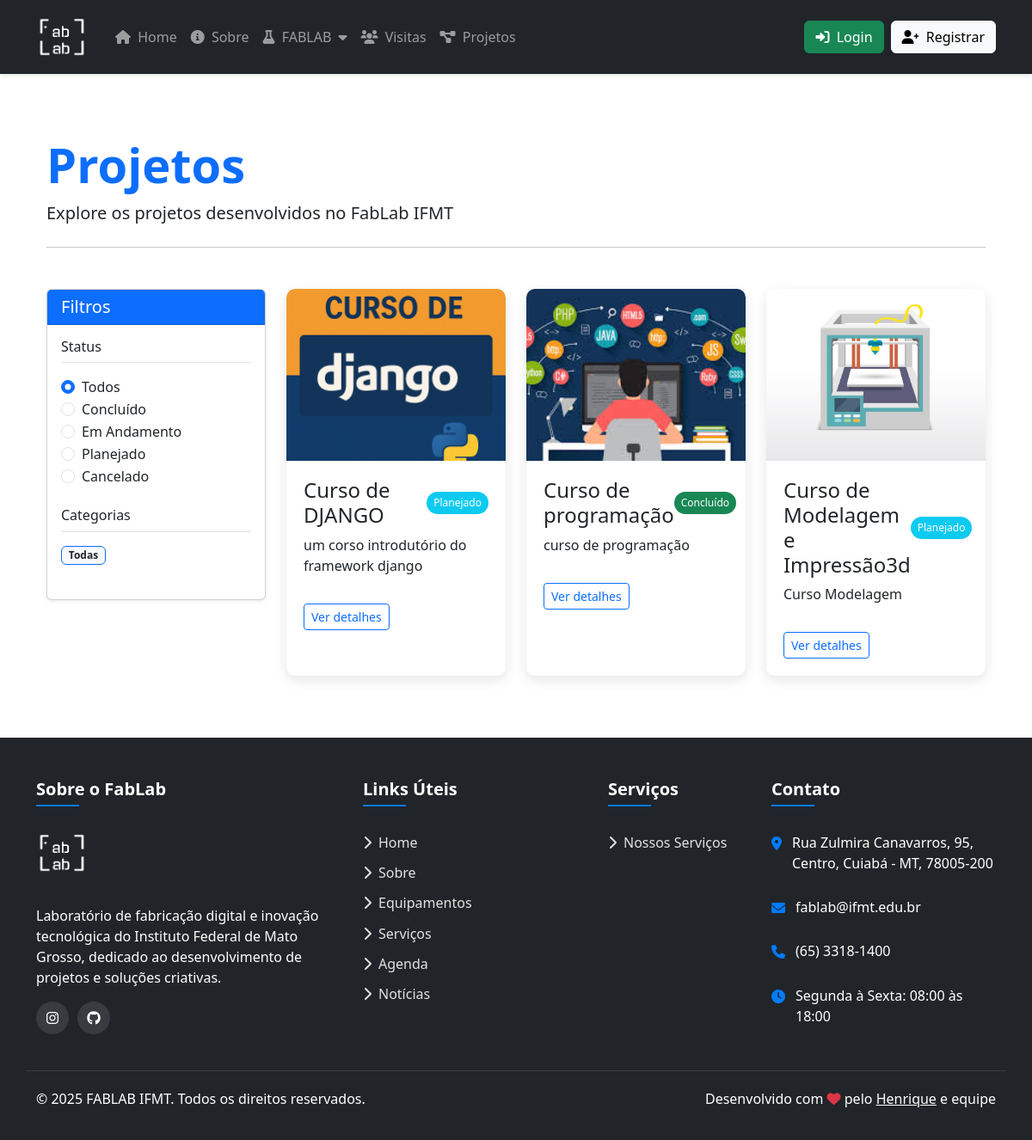
The app's page /projetos/ with its own data.
### projetos/models.py (models this page shows, shortened)
class Projeto(models.Model):
    STATUS_CHOICES = (
        ('concluido', 'Concluído'),
        ('em_andamento', 'Em Andamento'),
        ('planejado', 'Planejado'),
        ('cancelado', 'Cancelado'),
    )
    titulo = models.CharField(max_length=200)
    slug = models.SlugField(max_length=200, unique=True)
    descricao_curta = models.CharField(max_length=250, help_text="Descrição curta para exibição em cards")
    descricao = models.TextField(help_text="Descrição completa do projeto")
    imagem = models.ImageField(upload_to='projetos/', help_text="Imagem principal do projeto")
    data_inicio = models.DateField()
    data_conclusao = models.DateField(null=True, blank=True)
    status = models.CharField(max_length=20, choices=STATUS_CHOICES, default='em_andamento')
    responsavel = models.ForeignKey(User, on_delete=models.SET_NULL, null=True, blank=True, related_name='projetos_responsavel')
    participantes = models.ManyToManyField(User, blank=True, related_name='projetos_participante')
    tags = models.ManyToManyField(ProjetoTag, blank=True, related_name='projetos')
    link_github = models.URLField(blank=True, null=True, help_text="Link para repositório no GitHub")
    link_video = models.URLField(blank=True, null=True, help_text="Link para vídeo do projeto")
    link_documentacao = models.URLField(blank=True, null=True, help_text="Link para documentação")
    mostrar_na_home = models.BooleanField(default=False, help_text="Se marcado, o projeto será exibido na página inicial")
    publicado = models.BooleanField(default=True, help_text="Se marcado, o projeto estará visível no site")
    destaque = models.BooleanField(default=False, help_text="Se marcado, receberá destaque visual")
    data_criacao = models.DateTimeField(auto_now_add=True)
    data_atualizacao = models.DateTimeField(auto_now=True)
    class Meta:
        verbose_name = 'Projeto'
        verbose_name_plural = 'Projetos'
        ordering = ['-data_criacao']

### projetos/views.py (the view)
# urls.py: path('', views.projeto_lista, name='lista'),
def projeto_lista(request):
    tag_slug = request.GET.get('tag')
    status = request.GET.get('status')
    projetos_lista = Projeto.objects.filter(publicado=True)
    if tag_slug:
        tag = get_object_or_404(ProjetoTag, slug=tag_slug)
        projetos_lista = projetos_lista.filter(tags=tag)
    if status:
        projetos_lista = projetos_lista.filter(status=status)
    todas_tags = ProjetoTag.objects.all()
    paginator = Paginator(projetos_lista, 12)  # 12 projetos por página
    page = request.GET.get('page')
    projetos = paginator.get_page(page)
    return render(request, 'projetos/projeto_lista.html', {
        'projetos': projetos,
        'tags': todas_tags,
        'tag_ativa': tag_slug,
        'status_ativo': status,
        'status_opcoes': Projeto.STATUS_CHOICES
    })

### logs/context_processors.py (called while the page is built)
def pending_events_count(request):
    context = {'global_pending_count': 0}
    if request.user.is_authenticated and request.user.is_staff:
        context['global_pending_count'] = Event.objects.filter(approved=False).count()
    return context

### users/context_processors.py (called while the page is built)
def registration_requests_count(request):
    pending_count = 0
    if request.user.is_authenticated and request.user.is_superuser:
        pending_count = RegistrationRequest.objects.filter(status='pending').count()
    return {
        'registration_pending_count': pending_count
    }

### projetos/templates/projetos/projeto_lista.html (shortened to what this page needs)
{% extends 'layout.html' %}
{% load static %}
{% block content %}
<div class="container py-5">
    <div class="row">
        <div class="col-12 mb-4">
            <h1 class="display-4 fw-bold text-primary">Projetos</h1>
            <p class="lead">Explore os projetos desenvolvidos no FabLab IFMT</p>
            <hr class="my-4">
        </div>
    </div>
    <div class="row">
        <div class="col-md-3 mb-4">
            <div class="card shadow-sm">
                <div class="card-header bg-primary text-white">
                    <h5 class="mb-0">Filtros</h5>
                </div>
                <div class="card-body">
                    <h6 class="border-bottom pb-2 mb-3">Status</h6>
                    <div class="mb-4">
                        <div class="form-check">
                            <input class="form-check-input filter-status" type="radio" name="statusFilter" id="allStatus" value="all" {% if not status_ativo %}checked{% endif %}>
                            <label class="form-check-label" for="allStatus">
                                Todos
                            </label>
                        </div>
                        {% for status_value, status_label in status_opcoes %}
                            <div class="form-check">
                                <input class="form-check-input filter-status" type="radio" name="statusFilter" id="{{ status_value }}"
                                       value="{{ status_value }}" {% if status_ativo == status_value %}checked{% endif %}>
                                <label class="form-check-label" for="{{ status_value }}">
                                    {{ status_label }}
                                </label>
                            </div>
                        {% endfor %}
                    </div>
                    <h6 class="border-bottom pb-2 mb-3">Categorias</h6>
                    <div class="mb-3">
                        <div class="d-flex flex-wrap gap-2">
                            <a href="{% url 'projetos:lista' %}" class="badge bg-light text-dark text-decoration-none mb-2 {% if not tag_ativa %}border border-primary{% endif %}">
                                Todas
                            </a>
                        </div>
                    </div>
                </div>
            </div>
        </div>
        <div class="col-md-9">
            <div class="row g-4">
                {% for projeto in projetos %}
                    <div class="col-md-6 col-lg-4">
                        <div class="project-card h-100">
                            <img src="{{ projeto.imagem.url }}" class="project-img" alt="{{ projeto.titulo }}" onerror="this.src='https://via.placeholder.com/350x200?text=Projeto'">
                            <div class="project-content">
                                <div class="d-flex justify-content-between align-items-center mb-2">
                                    <h4 class="mb-0">{{ projeto.titulo }}</h4>
                                    <span class="status-badge
                                        {% if projeto.status == 'concluido' %}bg-success{% endif %}
                                        {% if projeto.status == 'planejado' %}bg-info{% endif %}
                                        {% if projeto.status == 'cancelado' %}bg-secondary{% endif %}">
                                        {{ projeto.get_status_display }}
                                    </span>
                                </div>
                                <p>{{ projeto.descricao_curta|truncatechars:100 }}</p>
                                <div class="mt-3">
                                    <a href="{% url 'projetos:detalhe' projeto.slug %}" class="btn btn-sm btn-outline-primary">Ver detalhes</a>
                                </div>
                            </div>
                        </div>
                    </div>
                {% endfor %}
            </div>
        </div>
    </div>
</div>
{% endblock %}

### static/style.css (style rules this page uses)
html, body { height: 100%; margin: 0; }
body { display: flex; flex-direction: column; }

### projetos/templates/projetos/projeto_lista.html (style rules this page uses)
.project-card { background-color: #fff; border-radius: 10px; overflow: hidden; box-shadow: 0 5px 15px rgba(0,0,0,0.1); transition: all 0.3s ease; height: 100%; }
.project-img { height: 200px; width: 100%; object-fit: cover; transition: transform 0.5s ease; }
.project-content { padding: 20px; }
.status-badge { font-size: 0.75rem; padding: 0.25rem 0.5rem; border-radius: 50rem; color: #fff; white-space: nowrap; }
.filter-status { cursor: pointer; }

### templates/layout.html (style rules this page uses)
:root { --primary-color: #007bff; --secondary-color: #6c757d; --accent-color: #28a745; --danger-color: #dc3545; }
body { display: flex; flex-direction: column; min-height: 100vh; }

### records on screen
Projeto: imagem (picture), titulo "Curso de DJANGO", status "Planejado", descricao_curta "um corso introdutório do framework django"
Projeto: imagem (picture), titulo "Curso de programação", status "Concluído", descricao_curta "curso de programação"
Projeto: imagem (picture), titulo "Curso de Modelagem e Impressão3d", status "Planejado", descricao_curta "Curso Modelagem"

### other values on screen
{{ status_label }} "Concluído" "Em Andamento" "Planejado" "Cancelado"
